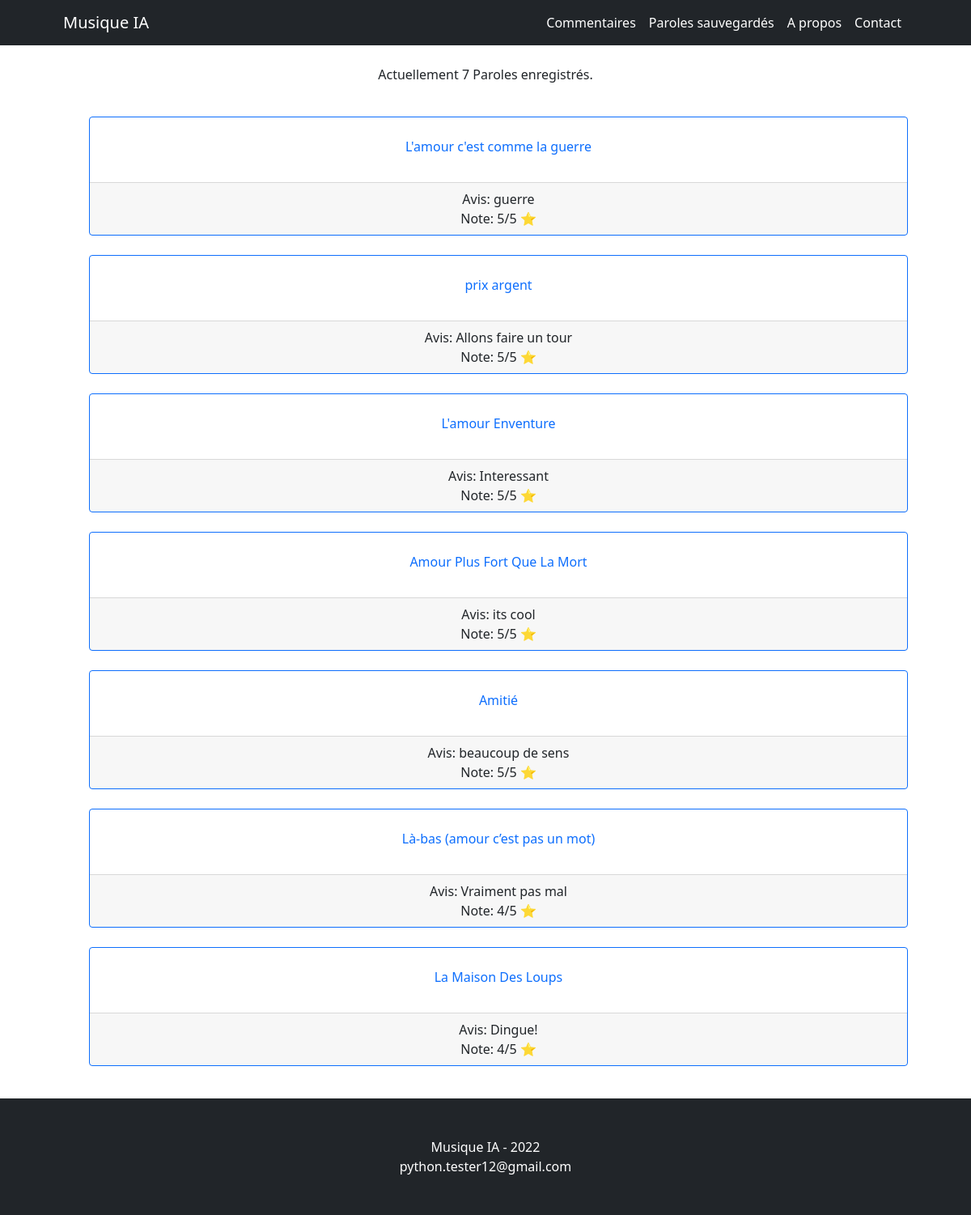
Screenshot of /songs with the database file from the repository.
### main.py (models this page shows, shortened)
class Song(db.Model):
    id = db.Column(db.Integer, primary_key=True)
    title = db.Column(db.String(250), nullable=False)
    text = db.Column(db.String, nullable=False)
    avis = db.Column(db.String(250), nullable=False)
    note = db.Column(db.Integer, nullable=False)

### main.py (the view, shortened to what this page needs)
@app.route('/songs', methods=['GET', 'POST'])
def get_songs():
    all_songs = db.session.query(Song).all()
    all_songs.reverse()
    return render_template("songs.html", songs=all_songs, len=len(all_songs), date=datetime.date.today().year)

### templates/songs.html (shortened to what this page needs)
<!DOCTYPE html>
<html lang="en">
    <head>
        <link href="https://cdn.jsdelivr.net/npm/bootstrap@5.1.3/dist/css/bootstrap.min.css" rel="stylesheet">
        <link href="static/styles.css" rel="stylesheet" />
    </head>
    <body>
        {% include "header.html" %}
        <div class="container px-4 px-lg-5">
            <br>
            <p class="text text-center">Actuellement {{len}} Paroles enregistrés.</p>
            <ul>
                {% for song in songs: %}
                    <br>
                    <li class="card text-dark bg-{{style}} border-primary w-100">
                        <div class="card-body">
                            <a class="card-title text-center nav-link" href=" {{ url_for('get_song', id_song=song.id) }} ">{{song.title}}</a>
                        </div>
                        <div class="card-footer text-center">
                            Avis: {{song.avis}}<br>
                            Note: {{song.note}}/5 ⭐
                        </div>
                    </li>
                {% endfor %}
            </ul>
            <br>
        </div>
        {% include "footer.html" %}
    </body>
</html>

### templates/header.html (shortened to what this page needs)
        <nav class="navbar navbar-expand-lg navbar-dark bg-dark">
            <div class="container px-5">
                <a class="navbar-brand" href=" {{ url_for('hello') }} ">Musique IA</a>
                <div class="collapse navbar-collapse" id="navbarSupportedContent">
                    <ul class="navbar-nav ms-auto mb-2 mb-lg-0">
                        <li class="nav-item"><a class="nav-link active" href=" {{ url_for('comments') }} ">Commentaires</a></li>
                        <li class="nav-item"><a class="nav-link active" href=" {{ url_for('get_songs') }} ">Paroles sauvegardés</a></li>
                        <li class="nav-item"><a class="nav-link active" href=" {{ url_for('get_about') }} ">A propos</a></li>
                        <li class="nav-item"><a class="nav-link active" href=" {{ url_for('get_contact') }} ">Contact</a></li>
                    </ul>
                </div>
            </div>
        </nav>

### templates/footer.html
        <footer class="py-5 bg-dark">
            <div class="container px-4 px-lg-5"><p class="m-0 text-center text-white"> Musique IA - {{ date }}
            <br>python.tester12@gmail.com</p></div>
        </footer>

### rows the page displays
Song: title "L'amour c'est comme la guerre", avis "guerre", note "5"
Song: title "prix argent", avis "Allons faire un tour", note "5"
Song: title "L'amour Enventure", avis "Interessant", note "5"
Song: title "Amour Plus Fort Que La Mort", avis "its cool", note "5"
Song: title "Amitié", avis "beaucoup de sens", note "5"
Song: title "Là-bas (amour c’est pas un mot)", avis "Vraiment pas mal", note "4"
Song: title "La Maison Des Loups", avis "Dingue!", note "4"

### other values shown
{{ len }} "7"
